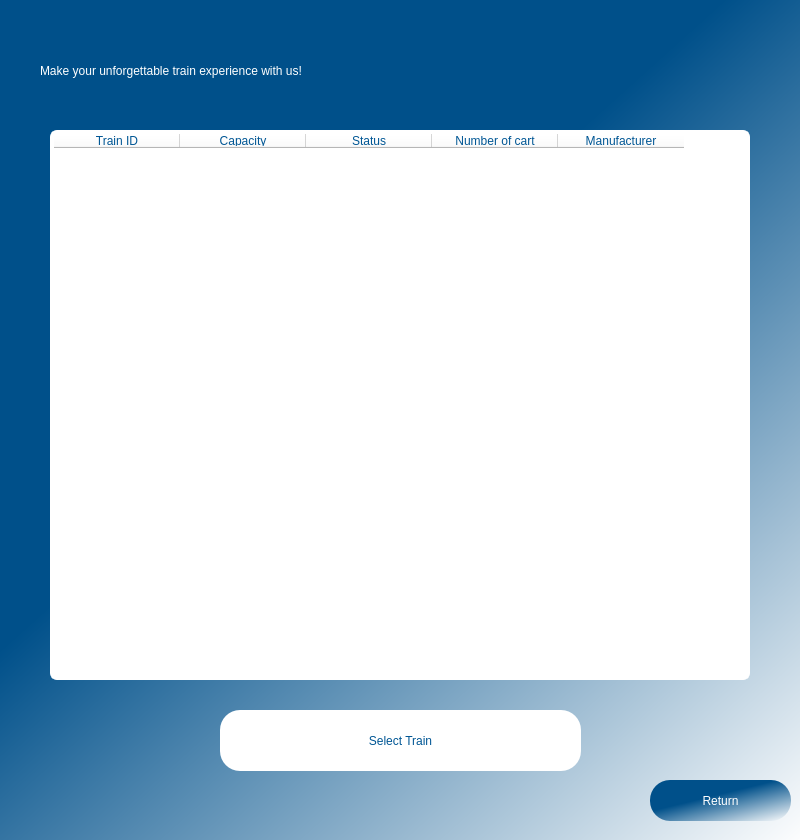
<?xml version="1.0" encoding="UTF-8"?>
<ui version="4.0">
 <class>Dialog</class>
 <widget class="QDialog" name="Dialog">
  <property name="geometry">
   <rect>
    <x>0</x>
    <y>0</y>
    <width>800</width>
    <height>840</height>
   </rect>
  </property>
  <property name="windowTitle">
   <string>Dialog</string>
  </property>
  <widget class="QWidget" name="frame" native="true">
   <property name="geometry">
    <rect>
     <x>0</x>
     <y>0</y>
     <width>800</width>
     <height>850</height>
    </rect>
   </property>
   <property name="styleSheet">
    <string notr="true">QWidget#frame{
    
	background-color: qlineargradient(spread:pad, x1:0.467, y1:0.37, x2:1, y2:1, stop:0 rgba(0, 80, 138, 255), stop:1 rgba(255, 255, 255, 255));

}</string>
   </property>
   <widget class="QLabel" name="label_3">
    <property name="geometry">
     <rect>
      <x>40</x>
      <y>40</y>
      <width>721</width>
      <height>61</height>
     </rect>
    </property>
    <property name="styleSheet">
     <string notr="true">font: 20 20pt &quot;Sitka Heading Semibold&quot;;
color: rgb(255, 255, 255);</string>
    </property>
    <property name="text">
     <string>Make your unforgettable train experience with us!</string>
    </property>
   </widget>
   <widget class="QPushButton" name="selectTrainButton">
    <property name="geometry">
     <rect>
      <x>220</x>
      <y>710</y>
      <width>361</width>
      <height>61</height>
     </rect>
    </property>
    <property name="styleSheet">
     <string notr="true">QPushButton{
border-radius: 20px;
background-color: rgb(255, 255, 255);
font: 63 12pt &quot;Sitka Small Semibold&quot;;
color:rgb(0, 86, 148);
}

QPushButton:hover{
	background-color: #00508a;
	color:white;
}</string>
    </property>
    <property name="text">
     <string>Select Train</string>
    </property>
   </widget>
   <widget class="QPushButton" name="returnButton">
    <property name="geometry">
     <rect>
      <x>650</x>
      <y>780</y>
      <width>141</width>
      <height>41</height>
     </rect>
    </property>
    <property name="styleSheet">
     <string notr="true">QPushButton{
border-radius: 20px;
background-color:qlineargradient(spread:pad, x1:0.467, y1:0.37, x2:1, y2:1, stop:0 rgba(0, 80, 138, 255), stop:1 rgba(255, 255, 255, 255));
font: 63 12pt &quot;Sitka Small Semibold&quot;;
color:white;
}

QPushButton:hover{
	background-color: white;
	color: #00508a;
}</string>
    </property>
    <property name="text">
     <string>Return</string>
    </property>
   </widget>
   <widget class="QTableWidget" name="tableWidget">
    <property name="geometry">
     <rect>
      <x>50</x>
      <y>130</y>
      <width>700</width>
      <height>550</height>
     </rect>
    </property>
    <property name="styleSheet">
     <string notr="true">background-color: white;
font: 8pt &quot;Sitka Small Semibold&quot;;
color:rgb(0, 86, 148);
border: 2px solid white;
border-radius: 7px;</string>
    </property>
    <property name="columnCount">
     <number>5</number>
    </property>
    <attribute name="horizontalHeaderDefaultSectionSize">
     <number>126</number>
    </attribute>
    <column>
     <property name="text">
      <string>Train ID</string>
     </property>
    </column>
    <column>
     <property name="text">
      <string>Capacity</string>
     </property>
    </column>
    <column>
     <property name="text">
      <string>Status</string>
     </property>
    </column>
    <column>
     <property name="text">
      <string>Number of cart</string>
     </property>
    </column>
    <column>
     <property name="text">
      <string>Manufacturer</string>
     </property>
    </column>
   </widget>
  </widget>
 </widget>
 <resources/>
 <connections/>
</ui>
